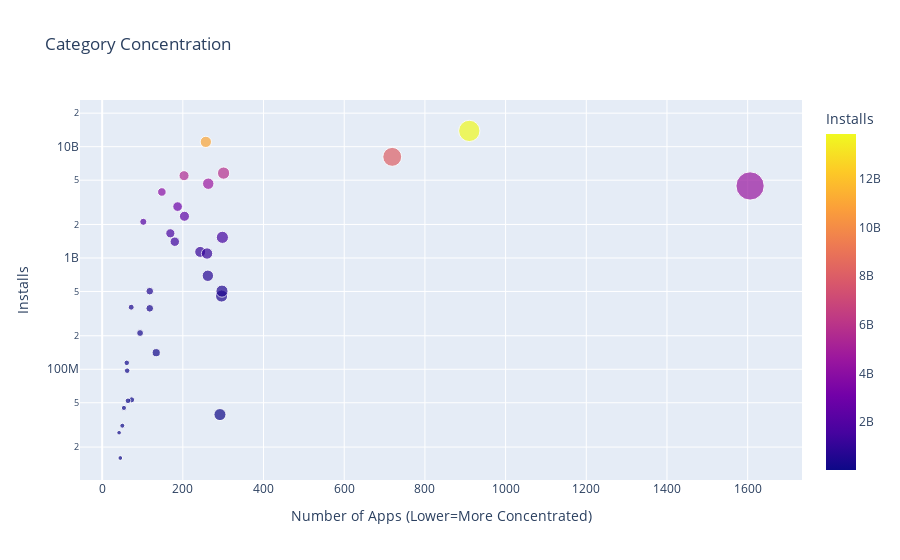

This figure's notebook cell:
### Code cell
# Solution #2
cat_number = df_apps_clean.groupby('Category').agg({'App': pd.Series.count})
cat_merged_df = pd.merge(cat_number, category_installs, on='Category', how='inner')
print(f'Dimension of DataFrame: {cat_merged_df.shape}')
print(cat_merged_df.sort_values(by='Installs', ascending=False).head())

scatter = px.scatter(
    data_frame=cat_merged_df,
    x='App',
    y='Installs',
    title='Category Concentration',
    size='App',
    hover_name=cat_merged_df.index,
    color='Installs'
)

scatter.update_layout(
    xaxis_title='Number of Apps (Lower=More Concentrated)',
    yaxis_title='Installs',
    yaxis=dict(type='log')
)

scatter.show()

### Figure 1 — Plotly figure (JSON) as saved in the notebook; plotly's stock layout.template omitted (floating-point values rounded to 4 significant figures)
{"data": [{"hovertemplate": "<b>%{hovertext}</b><br><br>App=%{marker.size}<br>Installs=%{marker.color}<extra></extra>", "hovertext": ["ART_AND_DESIGN", "AUTO_AND_VEHICLES", "BEAUTY", "BOOKS_AND_REFERENCE", "BUSINESS", "COMICS", "COMMUNICATION", "DATING", "EDUCATION", "ENTERTAINMENT", "EVENTS", "FAMILY", "FINANCE", "FOOD_AND_DRINK", "GAME", "HEALTH_AND_FITNESS", "HOUSE_AND_HOME", "LIBRARIES_AND_DEMO", "LIFESTYLE", "MAPS_AND_NAVIGATION", "MEDICAL", "NEWS_AND_MAGAZINES", "PARENTING", "PERSONALIZATION", "PHOTOGRAPHY", "PRODUCTIVITY", "SHOPPING", "SOCIAL", "SPORTS", "TOOLS", "TRAVEL_AND_LOCAL", "VIDEO_PLAYERS", "WEATHER"], "legendgroup": "", "marker": {"color": [114233100, 53129800, 26916200, 1665791655, 692018120, 44931100, 11039241530, 140912410, 352852000, 2113660000, 15949410, 4437554490, 455249400, 211677750, 13858762717, 1134006220, 97082000, 52083000, 503611120, 503267560, 39162676, 2369110650, 31116110, 1532352930, 4649143130, 5788070180, 1400331540, 5487841475, 1096431465, 8099724500, 2894859300, 3916897200, 361096500], "coloraxis": "coloraxis", "size": [61, 73, 42, 169, 262, 54, 257, 134, 118, 102, 45, 1606, 296, 94, 910, 243, 62, 64, 297, 118, 292, 204, 50, 298, 263, 301, 180, 203, 260, 719, 187, 148, 72], "sizemode": "area", "sizeref": 4.015, "symbol": "circle"}, "mode": "markers", "name": "", "orientation": "v", "showlegend": false, "type": "scatter", "x": [61, 73, 42, 169, 262, 54, 257, 134, 118, 102, 45, 1606, 296, 94, 910, 243, 62, 64, 297, 118, 292, 204, 50, 298, 263, 301, 180, 203, 260, 719, 187, 148, 72], "xaxis": "x", "y": [114233100, 53129800, 26916200, 1665791655, 692018120, 44931100, 11039241530, 140912410, 352852000, 2113660000, 15949410, 4437554490, 455249400, 211677750, 13858762717, 1134006220, 97082000, 52083000, 503611120, 503267560, 39162676, 2369110650, 31116110, 1532352930, 4649143130, 5788070180, 1400331540, 5487841475, 1096431465, 8099724500, 2894859300, 3916897200, 361096500], "yaxis": "y"}], "layout": {"coloraxis": {"colorbar": {"title": {"text": "Installs"}}, "colorscale": [[0, "#0d0887"], [0.1111, "#46039f"], [0.2222, "#7201a8"], [0.3333, "#9c179e"], [0.4444, "#bd3786"], [0.5556, "#d8576b"], [0.6667, "#ed7953"], [0.7778, "#fb9f3a"], [0.8889, "#fdca26"], [1, "#f0f921"]]}, "legend": {"itemsizing": "constant", "tracegroupgap": 0}, "title": {"text": "Category Concentration"}, "xaxis": {"anchor": "y", "domain": [0, 1], "title": {"text": "Number of Apps (Lower=More Concentrated)"}}, "yaxis": {"anchor": "x", "domain": [0, 1], "title": {"text": "Installs"}, "type": "log"}}}
